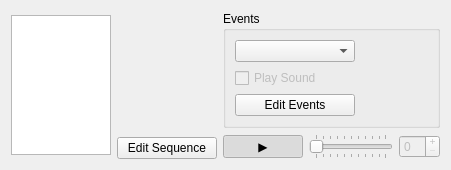
      <widget class="QWidget" name="tab4">
       <attribute name="title">
        <string>Sequences</string>
       </attribute>
       <layout class="QVBoxLayout" name="verticalLayout_3">
        <item>
         <layout class="QHBoxLayout" name="horizontalLayout_5">
          <item>
           <widget class="QListWidget" name="cSequence">
            <property name="sizePolicy">
             <sizepolicy hsizetype="Minimum" vsizetype="Minimum">
              <horstretch>0</horstretch>
              <verstretch>0</verstretch>
             </sizepolicy>
            </property>
            <property name="maximumSize">
             <size>
              <width>100</width>
              <height>140</height>
             </size>
            </property>
           </widget>
          </item>
          <item>
           <layout class="QVBoxLayout" name="verticalLayout_7">
            <item>
             <widget class="QLabel" name="lSequenceInfo1">
              <property name="sizePolicy">
               <sizepolicy hsizetype="Preferred" vsizetype="Preferred">
                <horstretch>0</horstretch>
                <verstretch>0</verstretch>
               </sizepolicy>
              </property>
              <property name="minimumSize">
               <size>
                <width>100</width>
                <height>0</height>
               </size>
              </property>
              <property name="text">
               <string/>
              </property>
              <property name="textFormat">
               <enum>Qt::AutoText</enum>
              </property>
              <property name="alignment">
               <set>Qt::AlignLeading|Qt::AlignLeft|Qt::AlignVCenter</set>
              </property>
             </widget>
            </item>
            <item>
             <widget class="QPushButton" name="pushButton_editSeq">
              <property name="text">
               <string>Edit Sequence</string>
              </property>
             </widget>
            </item>
           </layout>
          </item>
          <item>
           <layout class="QVBoxLayout" name="verticalLayout_6">
            <item>
             <layout class="QHBoxLayout" name="horizontalLayout_6">
              <item>
               <widget class="QGroupBox" name="groupBox_3">
                <property name="title">
                 <string>Events</string>
                </property>
                <layout class="QGridLayout" name="gridLayout_10">
                 <item row="0" column="0">
                  <widget class="QComboBox" name="cEvent">
                   <property name="minimumSize">
                    <size>
                     <width>120</width>
                     <height>0</height>
                    </size>
                   </property>
                  </widget>
                 </item>
                 <item row="0" column="2" rowspan="2">
                  <widget class="QLabel" name="lEventInfo">
                   <property name="sizePolicy">
                    <sizepolicy hsizetype="Expanding" vsizetype="Expanding">
                     <horstretch>0</horstretch>
                     <verstretch>0</verstretch>
                    </sizepolicy>
                   </property>
                   <property name="text">
                    <string/>
                   </property>
                  </widget>
                 </item>
                 <item row="1" column="0">
                  <widget class="QCheckBox" name="cbPlaySound">
                   <property name="enabled">
                    <bool>false</bool>
                   </property>
                   <property name="text">
                    <string>Play Sound</string>
                   </property>
                  </widget>
                 </item>
                 <item row="2" column="0">
                  <widget class="QPushButton" name="pushButton_editEvent">
                   <property name="text">
                    <string>Edit Events</string>
                   </property>
                  </widget>
                 </item>
                </layout>
               </widget>
              </item>
             </layout>
            </item>
            <item>
             <layout class="QHBoxLayout" name="horizontalLayout_4">
              <item>
               <widget class="QPushButton" name="bPlaySequence">
                <property name="text">
                 <string>▶️</string>
                </property>
                <property name="checkable">
                 <bool>true</bool>
                </property>
                <property name="checked">
                 <bool>true</bool>
                </property>
               </widget>
              </item>
              <item>
               <widget class="QSlider" name="slFrame">
                <property name="enabled">
                 <bool>false</bool>
                </property>
                <property name="orientation">
                 <enum>Qt::Horizontal</enum>
                </property>
                <property name="tickPosition">
                 <enum>QSlider::TicksBothSides</enum>
                </property>
               </widget>
              </item>
              <item>
               <widget class="QSpinBox" name="leFrame">
                <property name="enabled">
                 <bool>false</bool>
                </property>
                <property name="buttonSymbols">
                 <enum>QAbstractSpinBox::PlusMinus</enum>
                </property>
               </widget>
              </item>
             </layout>
            </item>
           </layout>
          </item>
         </layout>
        </item>
       </layout>
      </widget>
